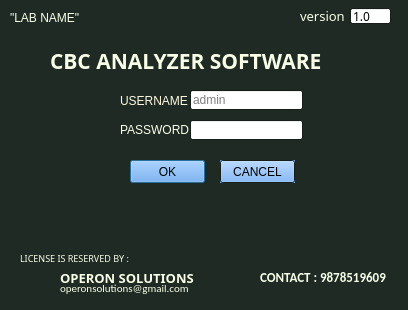
<?xml version="1.0" encoding="UTF-8"?>
<ui version="4.0">
 <class>loginDialog</class>
 <widget class="QDialog" name="loginDialog">
  <property name="geometry">
   <rect>
    <x>0</x>
    <y>0</y>
    <width>408</width>
    <height>310</height>
   </rect>
  </property>
  <property name="palette">
   <palette>
    <active>
     <colorrole role="WindowText">
      <brush brushstyle="SolidPattern">
       <color alpha="255">
        <red>248</red>
        <green>255</green>
        <blue>230</blue>
       </color>
      </brush>
     </colorrole>
     <colorrole role="Button">
      <brush brushstyle="SolidPattern">
       <color alpha="255">
        <red>102</red>
        <green>162</green>
        <blue>240</blue>
       </color>
      </brush>
     </colorrole>
     <colorrole role="Light">
      <brush brushstyle="SolidPattern">
       <color alpha="255">
        <red>214</red>
        <green>232</green>
        <blue>255</blue>
       </color>
      </brush>
     </colorrole>
     <colorrole role="Midlight">
      <brush brushstyle="SolidPattern">
       <color alpha="255">
        <red>158</red>
        <green>197</green>
        <blue>247</blue>
       </color>
      </brush>
     </colorrole>
     <colorrole role="Dark">
      <brush brushstyle="SolidPattern">
       <color alpha="255">
        <red>51</red>
        <green>81</green>
        <blue>120</blue>
       </color>
      </brush>
     </colorrole>
     <colorrole role="Mid">
      <brush brushstyle="SolidPattern">
       <color alpha="255">
        <red>68</red>
        <green>108</green>
        <blue>160</blue>
       </color>
      </brush>
     </colorrole>
     <colorrole role="Text">
      <brush brushstyle="SolidPattern">
       <color alpha="255">
        <red>0</red>
        <green>0</green>
        <blue>0</blue>
       </color>
      </brush>
     </colorrole>
     <colorrole role="BrightText">
      <brush brushstyle="SolidPattern">
       <color alpha="255">
        <red>255</red>
        <green>255</green>
        <blue>255</blue>
       </color>
      </brush>
     </colorrole>
     <colorrole role="ButtonText">
      <brush brushstyle="SolidPattern">
       <color alpha="255">
        <red>0</red>
        <green>0</green>
        <blue>0</blue>
       </color>
      </brush>
     </colorrole>
     <colorrole role="Base">
      <brush brushstyle="SolidPattern">
       <color alpha="255">
        <red>255</red>
        <green>255</green>
        <blue>255</blue>
       </color>
      </brush>
     </colorrole>
     <colorrole role="Window">
      <brush brushstyle="SolidPattern">
       <color alpha="255">
        <red>31</red>
        <green>42</green>
        <blue>37</blue>
       </color>
      </brush>
     </colorrole>
     <colorrole role="Shadow">
      <brush brushstyle="SolidPattern">
       <color alpha="255">
        <red>0</red>
        <green>0</green>
        <blue>0</blue>
       </color>
      </brush>
     </colorrole>
     <colorrole role="AlternateBase">
      <brush brushstyle="SolidPattern">
       <color alpha="255">
        <red>178</red>
        <green>208</green>
        <blue>247</blue>
       </color>
      </brush>
     </colorrole>
     <colorrole role="ToolTipBase">
      <brush brushstyle="SolidPattern">
       <color alpha="255">
        <red>255</red>
        <green>255</green>
        <blue>220</blue>
       </color>
      </brush>
     </colorrole>
     <colorrole role="ToolTipText">
      <brush brushstyle="SolidPattern">
       <color alpha="255">
        <red>0</red>
        <green>0</green>
        <blue>0</blue>
       </color>
      </brush>
     </colorrole>
     <colorrole role="PlaceholderText">
      <brush brushstyle="SolidPattern">
       <color alpha="128">
        <red>0</red>
        <green>0</green>
        <blue>0</blue>
       </color>
      </brush>
     </colorrole>
    </active>
    <inactive>
     <colorrole role="WindowText">
      <brush brushstyle="SolidPattern">
       <color alpha="255">
        <red>248</red>
        <green>255</green>
        <blue>230</blue>
       </color>
      </brush>
     </colorrole>
     <colorrole role="Button">
      <brush brushstyle="SolidPattern">
       <color alpha="255">
        <red>102</red>
        <green>162</green>
        <blue>240</blue>
       </color>
      </brush>
     </colorrole>
     <colorrole role="Light">
      <brush brushstyle="SolidPattern">
       <color alpha="255">
        <red>214</red>
        <green>232</green>
        <blue>255</blue>
       </color>
      </brush>
     </colorrole>
     <colorrole role="Midlight">
      <brush brushstyle="SolidPattern">
       <color alpha="255">
        <red>158</red>
        <green>197</green>
        <blue>247</blue>
       </color>
      </brush>
     </colorrole>
     <colorrole role="Dark">
      <brush brushstyle="SolidPattern">
       <color alpha="255">
        <red>51</red>
        <green>81</green>
        <blue>120</blue>
       </color>
      </brush>
     </colorrole>
     <colorrole role="Mid">
      <brush brushstyle="SolidPattern">
       <color alpha="255">
        <red>68</red>
        <green>108</green>
        <blue>160</blue>
       </color>
      </brush>
     </colorrole>
     <colorrole role="Text">
      <brush brushstyle="SolidPattern">
       <color alpha="255">
        <red>0</red>
        <green>0</green>
        <blue>0</blue>
       </color>
      </brush>
     </colorrole>
     <colorrole role="BrightText">
      <brush brushstyle="SolidPattern">
       <color alpha="255">
        <red>255</red>
        <green>255</green>
        <blue>255</blue>
       </color>
      </brush>
     </colorrole>
     <colorrole role="ButtonText">
      <brush brushstyle="SolidPattern">
       <color alpha="255">
        <red>0</red>
        <green>0</green>
        <blue>0</blue>
       </color>
      </brush>
     </colorrole>
     <colorrole role="Base">
      <brush brushstyle="SolidPattern">
       <color alpha="255">
        <red>255</red>
        <green>255</green>
        <blue>255</blue>
       </color>
      </brush>
     </colorrole>
     <colorrole role="Window">
      <brush brushstyle="SolidPattern">
       <color alpha="255">
        <red>31</red>
        <green>42</green>
        <blue>37</blue>
       </color>
      </brush>
     </colorrole>
     <colorrole role="Shadow">
      <brush brushstyle="SolidPattern">
       <color alpha="255">
        <red>0</red>
        <green>0</green>
        <blue>0</blue>
       </color>
      </brush>
     </colorrole>
     <colorrole role="AlternateBase">
      <brush brushstyle="SolidPattern">
       <color alpha="255">
        <red>178</red>
        <green>208</green>
        <blue>247</blue>
       </color>
      </brush>
     </colorrole>
     <colorrole role="ToolTipBase">
      <brush brushstyle="SolidPattern">
       <color alpha="255">
        <red>255</red>
        <green>255</green>
        <blue>220</blue>
       </color>
      </brush>
     </colorrole>
     <colorrole role="ToolTipText">
      <brush brushstyle="SolidPattern">
       <color alpha="255">
        <red>0</red>
        <green>0</green>
        <blue>0</blue>
       </color>
      </brush>
     </colorrole>
     <colorrole role="PlaceholderText">
      <brush brushstyle="SolidPattern">
       <color alpha="128">
        <red>0</red>
        <green>0</green>
        <blue>0</blue>
       </color>
      </brush>
     </colorrole>
    </inactive>
    <disabled>
     <colorrole role="WindowText">
      <brush brushstyle="SolidPattern">
       <color alpha="255">
        <red>51</red>
        <green>81</green>
        <blue>120</blue>
       </color>
      </brush>
     </colorrole>
     <colorrole role="Button">
      <brush brushstyle="SolidPattern">
       <color alpha="255">
        <red>102</red>
        <green>162</green>
        <blue>240</blue>
       </color>
      </brush>
     </colorrole>
     <colorrole role="Light">
      <brush brushstyle="SolidPattern">
       <color alpha="255">
        <red>214</red>
        <green>232</green>
        <blue>255</blue>
       </color>
      </brush>
     </colorrole>
     <colorrole role="Midlight">
      <brush brushstyle="SolidPattern">
       <color alpha="255">
        <red>158</red>
        <green>197</green>
        <blue>247</blue>
       </color>
      </brush>
     </colorrole>
     <colorrole role="Dark">
      <brush brushstyle="SolidPattern">
       <color alpha="255">
        <red>51</red>
        <green>81</green>
        <blue>120</blue>
       </color>
      </brush>
     </colorrole>
     <colorrole role="Mid">
      <brush brushstyle="SolidPattern">
       <color alpha="255">
        <red>68</red>
        <green>108</green>
        <blue>160</blue>
       </color>
      </brush>
     </colorrole>
     <colorrole role="Text">
      <brush brushstyle="SolidPattern">
       <color alpha="255">
        <red>51</red>
        <green>81</green>
        <blue>120</blue>
       </color>
      </brush>
     </colorrole>
     <colorrole role="BrightText">
      <brush brushstyle="SolidPattern">
       <color alpha="255">
        <red>255</red>
        <green>255</green>
        <blue>255</blue>
       </color>
      </brush>
     </colorrole>
     <colorrole role="ButtonText">
      <brush brushstyle="SolidPattern">
       <color alpha="255">
        <red>51</red>
        <green>81</green>
        <blue>120</blue>
       </color>
      </brush>
     </colorrole>
     <colorrole role="Base">
      <brush brushstyle="SolidPattern">
       <color alpha="255">
        <red>31</red>
        <green>42</green>
        <blue>37</blue>
       </color>
      </brush>
     </colorrole>
     <colorrole role="Window">
      <brush brushstyle="SolidPattern">
       <color alpha="255">
        <red>31</red>
        <green>42</green>
        <blue>37</blue>
       </color>
      </brush>
     </colorrole>
     <colorrole role="Shadow">
      <brush brushstyle="SolidPattern">
       <color alpha="255">
        <red>0</red>
        <green>0</green>
        <blue>0</blue>
       </color>
      </brush>
     </colorrole>
     <colorrole role="AlternateBase">
      <brush brushstyle="SolidPattern">
       <color alpha="255">
        <red>102</red>
        <green>162</green>
        <blue>240</blue>
       </color>
      </brush>
     </colorrole>
     <colorrole role="ToolTipBase">
      <brush brushstyle="SolidPattern">
       <color alpha="255">
        <red>255</red>
        <green>255</green>
        <blue>220</blue>
       </color>
      </brush>
     </colorrole>
     <colorrole role="ToolTipText">
      <brush brushstyle="SolidPattern">
       <color alpha="255">
        <red>0</red>
        <green>0</green>
        <blue>0</blue>
       </color>
      </brush>
     </colorrole>
     <colorrole role="PlaceholderText">
      <brush brushstyle="SolidPattern">
       <color alpha="128">
        <red>0</red>
        <green>0</green>
        <blue>0</blue>
       </color>
      </brush>
     </colorrole>
    </disabled>
   </palette>
  </property>
  <property name="windowTitle">
   <string>Dialog</string>
  </property>
  <property name="windowIcon">
   <iconset>
    <normaloff>../../../Downloads/Nova_sol.png</normaloff>../../../Downloads/Nova_sol.png</iconset>
  </property>
  <widget class="QLabel" name="CBC_ANALYSER_SOFTWARE">
   <property name="geometry">
    <rect>
     <x>50</x>
     <y>40</y>
     <width>321</width>
     <height>41</height>
    </rect>
   </property>
   <property name="font">
    <font>
     <family>Bodoni MT Black</family>
     <pointsize>16</pointsize>
     <weight>75</weight>
     <bold>true</bold>
    </font>
   </property>
   <property name="text">
    <string>CBC ANALYZER SOFTWARE</string>
   </property>
  </widget>
  <widget class="QLabel" name="license_resrv_line">
   <property name="geometry">
    <rect>
     <x>20</x>
     <y>250</y>
     <width>111</width>
     <height>16</height>
    </rect>
   </property>
   <property name="font">
    <font>
     <family>Candara</family>
     <pointsize>7</pointsize>
     <weight>50</weight>
     <bold>false</bold>
    </font>
   </property>
   <property name="text">
    <string>LICENSE IS RESERVED BY :</string>
   </property>
  </widget>
  <widget class="QLabel" name="usernamLabel">
   <property name="geometry">
    <rect>
     <x>120</x>
     <y>90</y>
     <width>71</width>
     <height>21</height>
    </rect>
   </property>
   <property name="palette">
    <palette>
     <active>
      <colorrole role="WindowText">
       <brush brushstyle="SolidPattern">
        <color alpha="255">
         <red>253</red>
         <green>248</green>
         <blue>223</blue>
        </color>
       </brush>
      </colorrole>
     </active>
     <inactive>
      <colorrole role="WindowText">
       <brush brushstyle="SolidPattern">
        <color alpha="255">
         <red>253</red>
         <green>248</green>
         <blue>223</blue>
        </color>
       </brush>
      </colorrole>
     </inactive>
     <disabled>
      <colorrole role="WindowText">
       <brush brushstyle="SolidPattern">
        <color alpha="255">
         <red>51</red>
         <green>81</green>
         <blue>120</blue>
        </color>
       </brush>
      </colorrole>
     </disabled>
    </palette>
   </property>
   <property name="text">
    <string>USERNAME :</string>
   </property>
  </widget>
  <widget class="QLabel" name="passwordLabel">
   <property name="geometry">
    <rect>
     <x>120</x>
     <y>120</y>
     <width>71</width>
     <height>20</height>
    </rect>
   </property>
   <property name="text">
    <string>PASSWORD :</string>
   </property>
  </widget>
  <widget class="QLineEdit" name="usernameBox">
   <property name="geometry">
    <rect>
     <x>190</x>
     <y>90</y>
     <width>113</width>
     <height>20</height>
    </rect>
   </property>
   <property name="placeholderText">
    <string>admin</string>
   </property>
  </widget>
  <widget class="QLineEdit" name="passwordBox">
   <property name="geometry">
    <rect>
     <x>190</x>
     <y>120</y>
     <width>113</width>
     <height>20</height>
    </rect>
   </property>
  </widget>
  <widget class="QLabel" name="versionLabel">
   <property name="geometry">
    <rect>
     <x>300</x>
     <y>0</y>
     <width>47</width>
     <height>31</height>
    </rect>
   </property>
   <property name="font">
    <font>
     <family>Impact</family>
     <pointsize>10</pointsize>
    </font>
   </property>
   <property name="text">
    <string>version : </string>
   </property>
  </widget>
  <widget class="QLineEdit" name="versionBox">
   <property name="geometry">
    <rect>
     <x>350</x>
     <y>8</y>
     <width>41</width>
     <height>16</height>
    </rect>
   </property>
   <property name="font">
    <font>
     <family>Imprint MT Shadow</family>
    </font>
   </property>
   <property name="text">
    <string>1.0</string>
   </property>
  </widget>
  <widget class="QLabel" name="labNameLabel">
   <property name="geometry">
    <rect>
     <x>10</x>
     <y>10</y>
     <width>91</width>
     <height>16</height>
    </rect>
   </property>
   <property name="text">
    <string>&quot;LAB NAME&quot;</string>
   </property>
  </widget>
  <widget class="QLabel" name="novaMindHeading">
   <property name="geometry">
    <rect>
     <x>60</x>
     <y>270</y>
     <width>141</width>
     <height>16</height>
    </rect>
   </property>
   <property name="font">
    <font>
     <family>Bodoni MT</family>
     <pointsize>10</pointsize>
     <weight>75</weight>
     <bold>true</bold>
    </font>
   </property>
   <property name="text">
    <string>OPERON SOLUTIONS</string>
   </property>
  </widget>
  <widget class="QLabel" name="novaMindSolutions_logo">
   <property name="geometry">
    <rect>
     <x>20</x>
     <y>270</y>
     <width>31</width>
     <height>31</height>
    </rect>
   </property>
   <property name="text">
    <string/>
   </property>
   <property name="pixmap">
    <pixmap resource="logo.qrc">:/logoFile/operon.png</pixmap>
   </property>
   <property name="scaledContents">
    <bool>true</bool>
   </property>
  </widget>
  <widget class="QLabel" name="emailNMS">
   <property name="geometry">
    <rect>
     <x>60</x>
     <y>280</y>
     <width>181</width>
     <height>16</height>
    </rect>
   </property>
   <property name="font">
    <font>
     <family>Calibri</family>
     <pointsize>8</pointsize>
     <weight>50</weight>
     <bold>false</bold>
    </font>
   </property>
   <property name="text">
    <string>operonsolutions@gmail.com</string>
   </property>
  </widget>
  <widget class="QPushButton" name="okBtn">
   <property name="geometry">
    <rect>
     <x>130</x>
     <y>160</y>
     <width>75</width>
     <height>23</height>
    </rect>
   </property>
   <property name="mouseTracking">
    <bool>false</bool>
   </property>
   <property name="autoFillBackground">
    <bool>false</bool>
   </property>
   <property name="text">
    <string>OK</string>
   </property>
   <property name="autoDefault">
    <bool>true</bool>
   </property>
   <property name="default">
    <bool>false</bool>
   </property>
   <property name="flat">
    <bool>false</bool>
   </property>
  </widget>
  <widget class="QPushButton" name="cancelBtn">
   <property name="geometry">
    <rect>
     <x>220</x>
     <y>160</y>
     <width>75</width>
     <height>23</height>
    </rect>
   </property>
   <property name="autoFillBackground">
    <bool>true</bool>
   </property>
   <property name="text">
    <string>CANCEL</string>
   </property>
  </widget>
  <widget class="QLabel" name="label">
   <property name="geometry">
    <rect>
     <x>260</x>
     <y>269</y>
     <width>131</width>
     <height>16</height>
    </rect>
   </property>
   <property name="font">
    <font>
     <family>Calibri</family>
     <pointsize>10</pointsize>
     <weight>75</weight>
     <bold>true</bold>
    </font>
   </property>
   <property name="text">
    <string>CONTACT : 9878519609</string>
   </property>
  </widget>
 </widget>
 <resources>
  <include location="logo.qrc"/>
 </resources>
 <connections/>
</ui>
